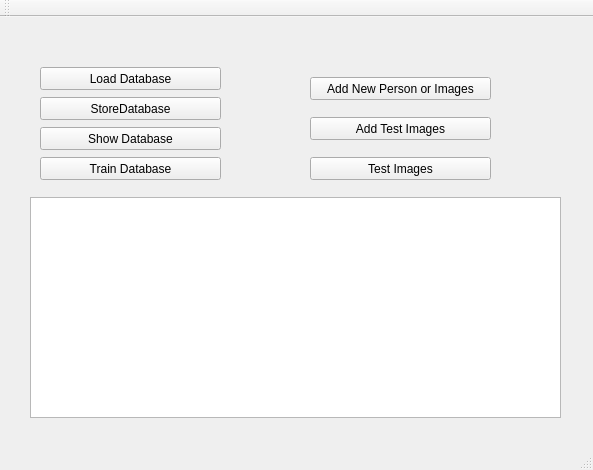
<?xml version="1.0" encoding="UTF-8"?>
<ui version="4.0">
 <class>MainWindow</class>
 <widget class="QMainWindow" name="MainWindow">
  <property name="geometry">
   <rect>
    <x>0</x>
    <y>0</y>
    <width>593</width>
    <height>470</height>
   </rect>
  </property>
  <property name="windowTitle">
   <string>MainWindow</string>
  </property>
  <widget class="QWidget" name="centralWidget">
   <widget class="QPushButton" name="addNewPerson">
    <property name="geometry">
     <rect>
      <x>310</x>
      <y>60</y>
      <width>181</width>
      <height>23</height>
     </rect>
    </property>
    <property name="text">
     <string>Add New Person or Images</string>
    </property>
   </widget>
   <widget class="QPushButton" name="loadDatabase">
    <property name="geometry">
     <rect>
      <x>40</x>
      <y>50</y>
      <width>181</width>
      <height>23</height>
     </rect>
    </property>
    <property name="text">
     <string>Load Database</string>
    </property>
   </widget>
   <widget class="QPushButton" name="trainDatabase">
    <property name="geometry">
     <rect>
      <x>40</x>
      <y>140</y>
      <width>181</width>
      <height>23</height>
     </rect>
    </property>
    <property name="text">
     <string>Train Database</string>
    </property>
   </widget>
   <widget class="QTextBrowser" name="log">
    <property name="geometry">
     <rect>
      <x>30</x>
      <y>180</y>
      <width>531</width>
      <height>221</height>
     </rect>
    </property>
    <property name="font">
     <font>
      <pointsize>8</pointsize>
      <italic>true</italic>
     </font>
    </property>
    <property name="layoutDirection">
     <enum>Qt::LeftToRight</enum>
    </property>
   </widget>
   <widget class="QPushButton" name="testImages">
    <property name="geometry">
     <rect>
      <x>310</x>
      <y>140</y>
      <width>181</width>
      <height>23</height>
     </rect>
    </property>
    <property name="text">
     <string>Test Images</string>
    </property>
   </widget>
   <widget class="QPushButton" name="storeDatabase">
    <property name="geometry">
     <rect>
      <x>40</x>
      <y>80</y>
      <width>181</width>
      <height>23</height>
     </rect>
    </property>
    <property name="text">
     <string>StoreDatabase</string>
    </property>
   </widget>
   <widget class="QPushButton" name="addTestImages">
    <property name="geometry">
     <rect>
      <x>310</x>
      <y>100</y>
      <width>181</width>
      <height>23</height>
     </rect>
    </property>
    <property name="text">
     <string>Add Test Images</string>
    </property>
   </widget>
   <widget class="QPushButton" name="showDatabase">
    <property name="geometry">
     <rect>
      <x>40</x>
      <y>110</y>
      <width>181</width>
      <height>23</height>
     </rect>
    </property>
    <property name="text">
     <string>Show Database</string>
    </property>
   </widget>
  </widget>
  <widget class="QMenuBar" name="menuBar">
   <property name="geometry">
    <rect>
     <x>0</x>
     <y>0</y>
     <width>593</width>
     <height>20</height>
    </rect>
   </property>
  </widget>
  <widget class="QToolBar" name="mainToolBar">
   <attribute name="toolBarArea">
    <enum>TopToolBarArea</enum>
   </attribute>
   <attribute name="toolBarBreak">
    <bool>false</bool>
   </attribute>
  </widget>
  <widget class="QStatusBar" name="statusBar"/>
 </widget>
 <layoutdefault spacing="6" margin="11"/>
 <resources/>
 <connections/>
</ui>
